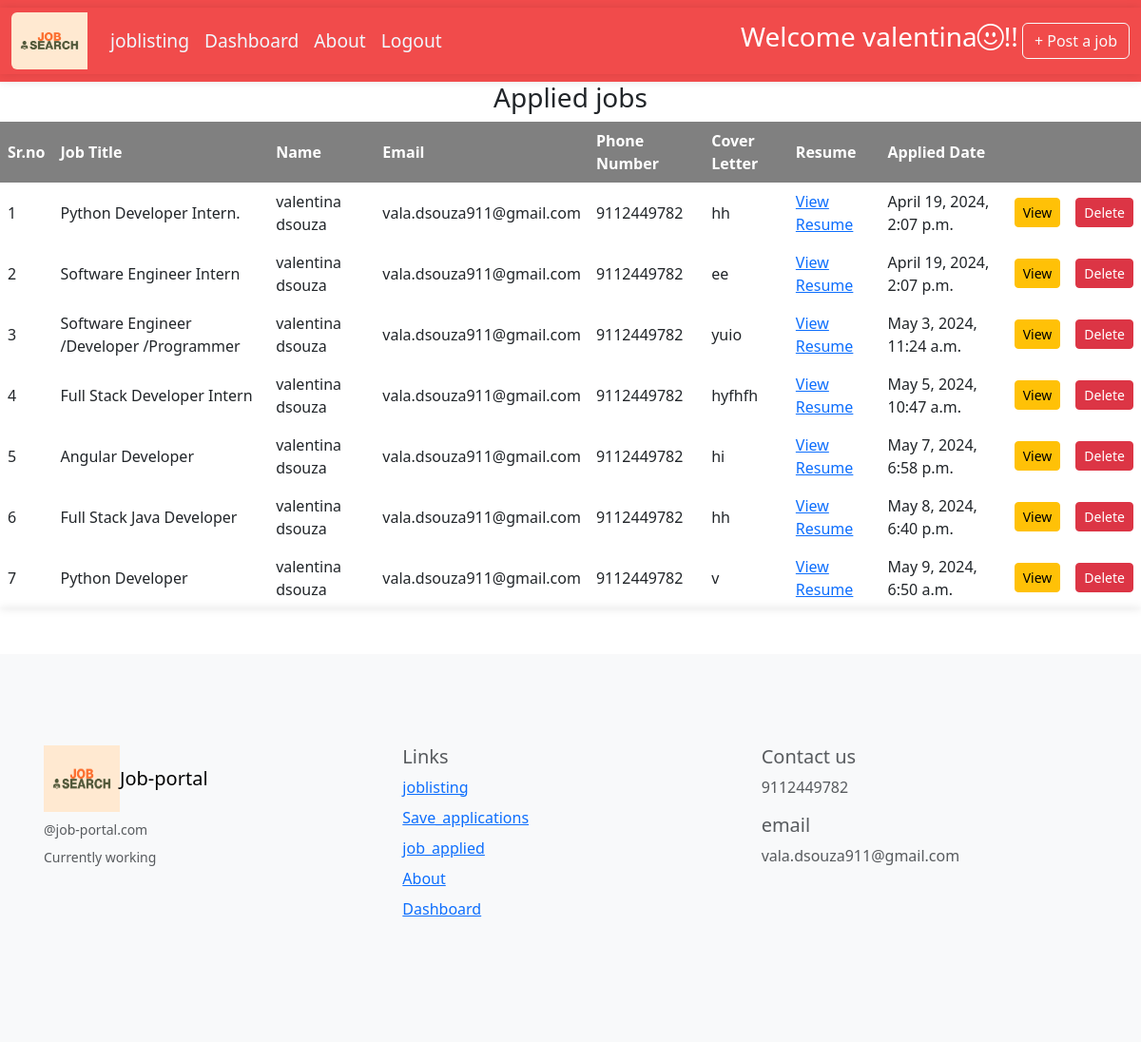
Screenshot of /job_applied (signed in) with the database file from the repository.
### jobapp/models.py (models this page shows, shortened)
class jobapplication(models.Model):
    job = models.ForeignKey(jobListing,on_delete=models.CASCADE)
    name = models.CharField(max_length=100)
    email = models.EmailField()
    phone_number = models.CharField(max_length=20)
    cover_letter = models.TextField()
    resume = models.FileField(upload_to='applicant_resumes/')
    applied_date = models.DateTimeField(auto_now=True)

class jobListing(models.Model):
    title = models.CharField(max_length=100)
    location = models.CharField(max_length=100)
    job_type = models.CharField(choices=JOB_TYPE, max_length=20)
    category = models.ForeignKey(Category,related_name='Category', on_delete=models.CASCADE)
    salary = models.CharField(max_length=30,blank=True)
    company_name = models.CharField(max_length=300)
    company_description = models.TextField(blank=True, null=True)
    requirements = models.TextField()
    url = models.URLField(max_length=200)
    last_date = models.DateField()
    is_published = models.BooleanField(default=False)
    is_closed = models.BooleanField(default=False)
    timestamp = models.DateTimeField(auto_now=True)
    special_instructions = models.TextField(blank=True, null=True)
    logo_image = models.ImageField(upload_to='logos')

### jobapp/views.py (the view, shortened to what this page needs)
# urls.py: path('job_applied',views.job_applied,name='job_applied'),
def job_applied(request):
    applied_jobs = jobapplication.objects.filter(email=request.user.email)
    return render(request,'job_applied.html',{'applied_jobs':applied_jobs})

### templates/job_applied.html (shortened to what this page needs)
{% extends "base.html" %}
{% block content1 %}
<div class="container-fluid">
  <div class="row">
    <h3 class="text-center">Applied jobs</h3>
    <table id="application_jobs">
      <thead>
        <tr>
          <th scope="col">Sr.no</th>
          <th scope="col">Job Title</th>
          <th scope="col">Name</th>
          <th scope="col">Email</th>
          <th scope="col">Phone Number</th>
          <th scope="col">Cover Letter</th>
          <th scope="col">Resume</th>
          <th scope="col">Applied Date</th>
          <th scope="col"></th>
          <th scope="col"></th>
        </tr>
      </thead>
      <tbody>
        {% for applied in applied_jobs %}
        <tr>
          <td>{{ forloop.counter }}</td>
          <td>{{ applied.job.title }}</td>
          <td>{{ applied.name }}</td>
          <td>{{ applied.email }}</td>
          <td>{{ applied.phone_number }}</td>
          <td>{{ applied.cover_letter }}</td>
          <td>
  {% if applied.resume %}
  <a href="{{ applied.resume.url }}" target="_blank">View Resume</a>
  {% else %}
  No resume available
  {% endif %}
</td>
          <td>{{ applied.applied_date }}</td>
          <td class="btn-container">
            <a href="{% url 'view_job' applied.job.id %}">
              <button class="btn btn-warning btn-sm">View</button>
            </a>
          </td>
          <td class="btn-container">
            <a href="{% url 'del_job_applied' applied.id %}">
              <button class="btn btn-danger btn-sm">Delete</button>
            </a>
          </td>
        </tr>
        {% endfor %}
      </tbody>
    </table>
  </div>
</div>
{% endblock content1 %}%

### templates/base.html (shortened to what this page needs)
{% load static %}
<!DOCTYPE html>
<html lang="en">
<head>
    <link href="https://cdn.jsdelivr.net/npm/bootstrap@5.3.3/dist/css/bootstrap.min.css" rel="stylesheet">
    <link rel="stylesheet" href="{% static 'css/styles.css' %}">
    <link rel="stylesheet" href="{% static 'css/joblisting.css' %}">
    <link rel="stylesheet" href="{% static 'css/user_profile.css' %}">
    <link rel="stylesheet" href="{% static 'css/dashboard.css' %}">
    <link rel="stylesheet" href="{% static 'css/job_applied.css' %}">
     <link href="https://cdn.jsdelivr.net/npm/bootstrap-icons@1.7.2/font/bootstrap-icons.css" rel="stylesheet">
</head>
<body>
{% block navbar %}
<div class="container-fluid">
    <div class="row">
        <nav class="navbar navbar-expand-lg nav">
            <div class="container-fluid">
             <a class="navbar-brand" href="{% url 'joblisting' %}">
      <img src="{% static 'images/job-search-high-resolution-logo (2).png' %}" alt="Bootstrap" width="80" height="74"class="img-fluid rounded-start">
    </a>
              <div class="collapse navbar-collapse" id="navbarSupportedContent">
                <ul class="navbar-nav me-auto mb-2 mb-lg-0 ">
                  <li class="nav-item">
                    <a class="nav-link" href="{% url 'joblisting' %}">joblisting</a>
                  </li>
                  <li class="nav-item">
                    <a class="nav-link" href="{% url 'dashboard' %}">Dashboard</a>
                  </li>
                  <li class="nav-item">
                    <a class="nav-link" href="{% url 'about' %}">About</a>
                  </li>
                  {% if user.is_authenticated %}
                  <li class="nav-item">
                    <a class="nav-link" href="{% url 'logout' %}">Logout</a>
                  </li>
                  {% endif %}
                </ul>
                  {% if user.is_authenticated %}
    <h3 style="color:white;">Welcome {{user.first_name}}<i class="bi bi-emoji-smile"></i>!!</h3>
  {% else %}
   <h3>Welcome guest<i class="bi bi-emoji-smile"></i>!!</h3>
  {% endif %}
                  <a href="{% url 'postjob' %}">
                    <button class="btn btn-outline-light" type="submit">+ Post a job</button>
                  </a>
              </div>
            </div>
          </nav>
    </div>
</div>
{% endblock navbar %}
 {% block content1 %}
 {% endblock content1 %}
{% block footer %}
<div class="container-fluid">
    <div class="row">
    <footer class="bd-footer py-4 py-md-5 mt-5 bg-body-tertiary">
        <div class="container py-4 py-md-5 px-4 px-md-3 text-body-secondary">
          <div class="row">
            <div class="col-lg-3 mb-3">
              <a class="d-inline-flex align-items-center mb-2 text-body-emphasis text-decoration-none" href="/" aria-label="Bootstrap">
               <img src="{% static 'images/job-search-high-resolution-logo (2).png' %}" alt="Bootstrap" width="80" height="70">
                <span class="fs-5">Job-portal</span>
              </a>
              <ul class="list-unstyled small">
                <li class="mb-2">@job-portal.com</li>
                <li class="mb-2">Currently working</li>
              </ul>
            </div>
            <div class="col-6 col-lg-2 offset-lg-1 mb-3">
              <h5>Links</h5>
              <ul class="list-unstyled">
                <li class="mb-2"><a href="{% url 'joblisting' %}">joblisting</a></li>
                <li class="mb-2"><a href="{% url 'save_application' %}">Save_applications</a></li>
                <li class="mb-2"><a href="{% url 'job_applied' %}">job_applied</a></li>
                <li class="mb-2"><a href="{% url 'about' %}">About</a></li>
                <li class="mb-2"><a href="{% url 'dashboard' %}">Dashboard</a></li>
              </ul>
            </div>
            <div class="col-6 col-lg-2 offset-lg-2 mb-3">
            <h5>Contact us</h5>
            <ul class="list-unstyled">
              <li>9112449782</li>
              </ul>
              <h5>email</h5>
              <ul class="list-unstyled">
                <li>vala.dsouza911@gmail.com</li>
                </ul>
                </div>
          </div>
        </div>
      </footer>
    </div>
</div>
{% endblock footer %}
</body>
</html>

### static/css/styles.css (style rules this page uses)
.navbar { background-color: rgba(241, 72, 72, 0.982); }
.navbar a { color: aliceblue; font-size: larger; }

### static/css/user_profile.css (style rules this page uses)
.container-fluid { box-shadow: 0 0 10px rgba(0, 0, 0, 0.1); }

### static/css/job_applied.css (style rules this page uses)
#application_jobs th { text-align: left; background-color: rgb(128, 128, 128); color: white; }
#application_jobs th, td { text-align: left; padding: 8px; }
.btn-container { white-space: nowrap; }

### rows the page displays
jobapplication: job "Python Developer Intern.", name "valentina dsouza", email "vala.dsouza911@gmail.com", phone_number "9112449782", cover_letter "hh", applied_date "April 19, 2024, 2:07 p.m."
jobapplication: job "Software Engineer Intern", name "valentina dsouza", email "vala.dsouza911@gmail.com", phone_number "9112449782", cover_letter "ee", applied_date "April 19, 2024, 2:07 p.m."
jobapplication: job "Software Engineer /Developer /Programmer", name "valentina dsouza", email "vala.dsouza911@gmail.com", phone_number "9112449782", cover_letter "yuio", applied_date "May 3, 2024, 11:24 a.m."
jobapplication: job "Full Stack Developer Intern", name "valentina dsouza", email "vala.dsouza911@gmail.com", phone_number "9112449782", cover_letter "hyfhfh", applied_date "May 5, 2024, 10:47 a.m."
jobapplication: job "Angular Developer", name "valentina dsouza", email "vala.dsouza911@gmail.com", phone_number "9112449782", cover_letter "hi", applied_date "May 7, 2024, 6:58 p.m."
jobapplication: job "Full Stack Java Developer", name "valentina dsouza", email "vala.dsouza911@gmail.com", phone_number "9112449782", cover_letter "hh", applied_date "May 8, 2024, 6:40 p.m."
jobapplication: job "Python Developer", name "valentina dsouza", email "vala.dsouza911@gmail.com", phone_number "9112449782", cover_letter "v", applied_date "May 9, 2024, 6:50 a.m."

### other values shown
{{ user.first_name }} "valentina"
